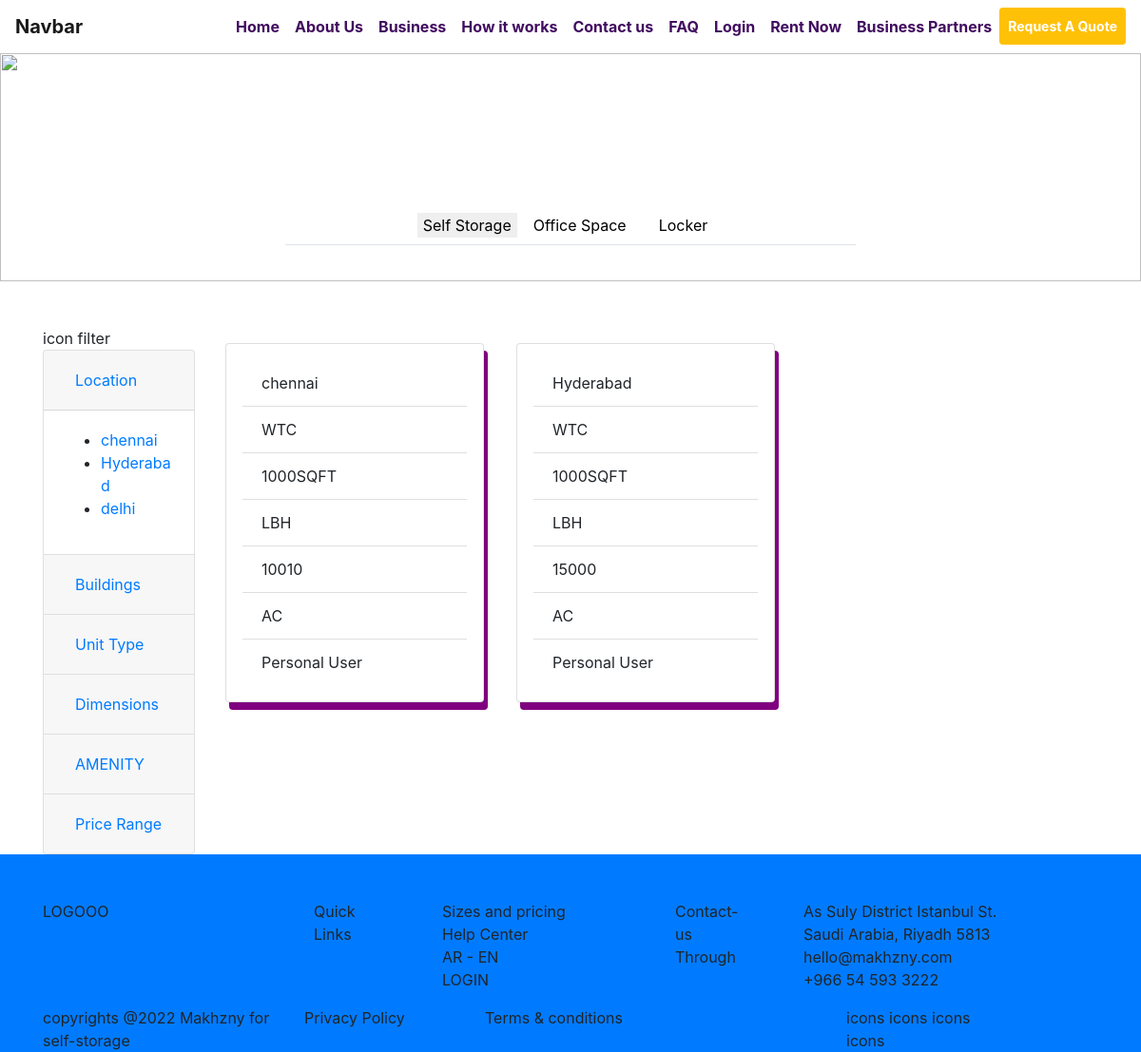
Page /buildings/WTC/ on the committed database.
### rentnow/models.py (models this page shows, shortened)
class Units(models.Model):
    location = models.CharField(max_length=265)
    buildings = models.CharField(max_length=265)
    unitTypes = models.CharField(max_length=265)
    dimensions = models.CharField(max_length=265)
    priceRange = models.IntegerField()
    amenity = models.CharField(max_length=265)
    slug = models.SlugField(blank=True)
    date = models.DateTimeField(default=datetime.now, blank=True)
    userType = models.CharField(max_length=265, choices=User_CHOICES, default=User_CHOICES[0][0])

### rentnow/views.py (the view)
# urls.py: path('buildings/<str:buildings>/', views.BuildingsBiased, name="getBuildings"),
def BuildingsBiased(request, buildings):
    getAllBuildings = Units.objects.filter(buildings=buildings)
    return render(request, "home/filtered.html", {"units": getAllBuildings})

### templates/home/filtered.html (shortened to what this page needs)
{% extends 'baselayout.html' %}
{% block content %}
{% for unit in units %}
<div class="card" style="width: 17rem; margin:17px; padding:17px;box-shadow:4px 8px purple;">
  <ul class="list-group list-group-flush">
    <li class="list-group-item">  {{unit.location}}</li>
    <li class="list-group-item">  {{unit.buildings}}</li>
    <li class="list-group-item"> {{unit.unitTypes}}</li>
      <li class="list-group-item">  {{unit.dimensions}}</li>
    <li class="list-group-item"> {{unit.priceRange}}</li>
    <li class="list-group-item"> {{unit.amenity}}</li>
    <li class="list-group-item"> {{unit.userType}}</li>
  </ul>
</div>
{% endfor %}
{% endblock %}

### rows in the picture
Units: location "chennai", buildings "WTC", unitTypes "1000SQFT", dimensions "LBH", priceRange "10010", amenity "AC", userType "Personal User"
Units: location "Hyderabad", buildings "WTC", unitTypes "1000SQFT", dimensions "LBH", priceRange "15000", amenity "AC", userType "Personal User"
